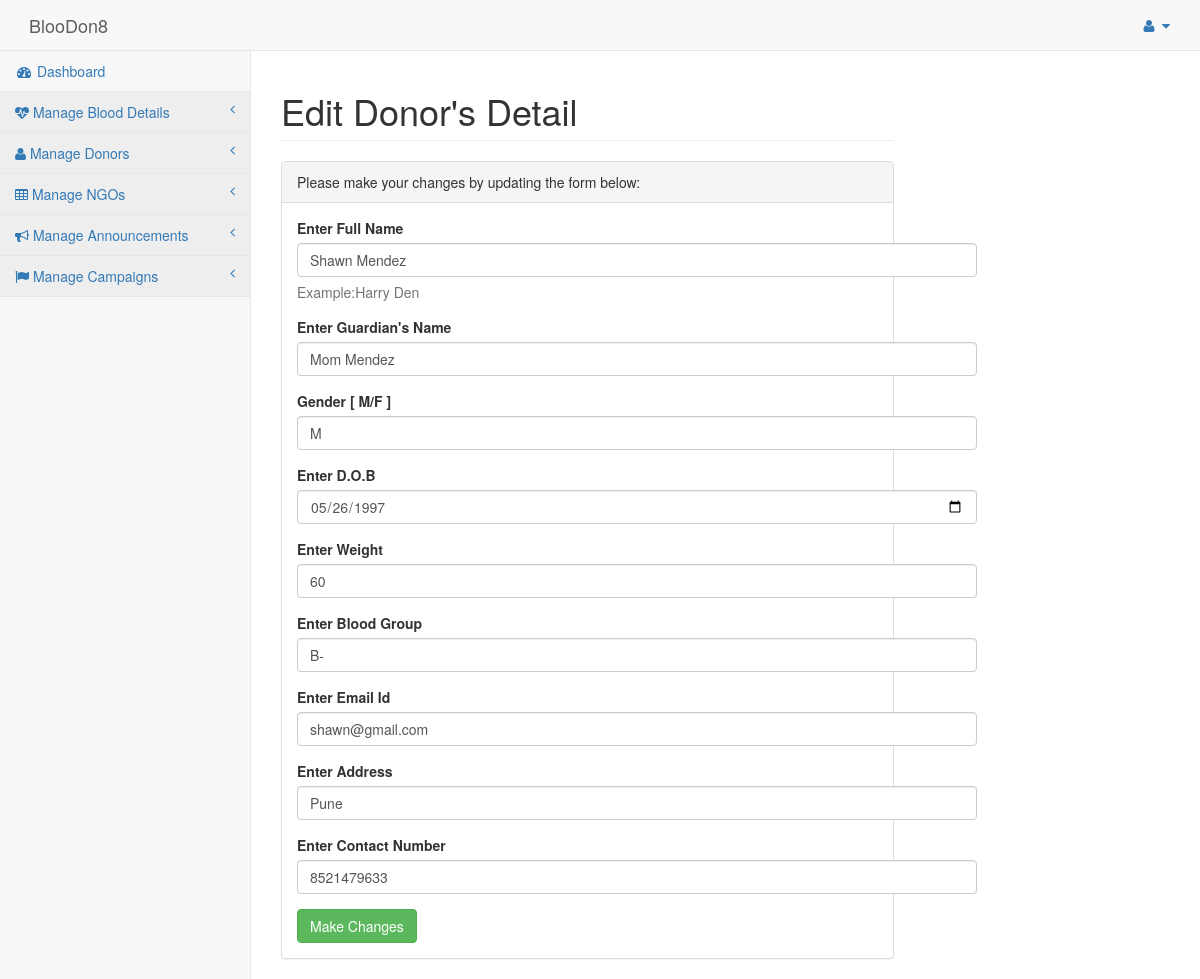
Page /admin/editform.php?id=3 on the committed database.
### tables this page shows
CREATE TABLE IF NOT EXISTS `donor` (
`id` int(11) NOT NULL,
  `name` varchar(20) NOT NULL,
  `guardiansname` varchar(20) NOT NULL,
  `gender` varchar(20) NOT NULL,
  `dob` date NOT NULL,
  `weight` int(11) NOT NULL,
  `bloodgroup` varchar(3) NOT NULL,
  `email` varchar(20) NOT NULL,
  `address` varchar(20) NOT NULL,
  `contact` varchar(10) NOT NULL,
  `username` varchar(20) NOT NULL,
  `password` varchar(20) NOT NULL
);

### admin/editform.php (the view, shortened to what this page needs)
<!DOCTYPE html>
<html lang="en">
<head>
    <link href="../vendor/bootstrap/css/bootstrap.min.css" rel="stylesheet">
    <link href="../vendor/metisMenu/metisMenu.min.css" rel="stylesheet">
    <link href="../dist/css/sb-admin-2.css" rel="stylesheet">
    <link href="../vendor/font-awesome/css/font-awesome.min.css" rel="stylesheet" type="text/css">
    <link rel="stylesheet" href="../icofont/icofont.min.css">
</head>
<body>
    <div id="wrapper">
        <?php include 'includes/nav.php'?>
        <div id="page-wrapper">
            <div class="row">
                <div class="col-lg-12">
                    <h1 class="page-header">Edit Donor's Detail</h1>
                </div>
            </div>
            <div class="row">
                <div class="col-lg-12">
                    <div class="panel panel-default">
                        <div class="panel-heading">
                            Please make your changes by updating the form below:
                        </div>
                        <div class="panel-body">
                            <div class="row">
                                <div class="col-lg-6">
                                <?php
include 'dbconnect.php';
$id=$_GET['id'];
$qry= "select * from donor where id='$id'";
$result=mysqli_query($conn,$qry);
while($row=mysqli_fetch_array($result)){
?>
                                    <form role="form" action="edit.php" method="post">
                                        <div class="form-group">
                                            <label>Enter Full Name</label>
                                            <input class="form-control" name="name" type="text" value='<?php echo $row['name']; ?>' required>
                                            <p class="help-block">Example:Harry Den</p>
                                        </div>
                                        <div class="form-group">
                                            <label>Enter Guardian's Name</label>
                                            <input class="form-control" type="text" name="guardiansname" value='<?php echo $row['guardiansname']; ?>' required>
                                        </div>
                                        <div class="form-group">
                                            <label>Gender [ M/F ]</label>
                                            <input class="form-control" type="text" name="gender" value='<?php echo $row['gender']; ?>' required>
                                        </div>
                                        <div class="form-group">
                                            <label>Enter D.O.B</label>
                                            <input class="form-control" type="date" name="dob" value='<?php echo $row['dob']; ?>' required>
                                        </div>
                                        <div class="form-group">
                                            <label>Enter Weight</label>
                                            <input class="form-control" type="number" name="weight" value='<?php echo $row['weight']; ?>' required>
                                        </div>
                                        <div class="form-group">
                                            <label>Enter Blood Group</label>
                                            <input class="form-control" type="text" name="bloodgroup" value='<?php echo $row['bloodgroup']; ?>' required>
                                        </div>
                                        <div class="form-group">
                                            <label>Enter Email Id</label>
                                            <input class="form-control" type="email" name="email" value='<?php echo $row['email']; ?>' required>
                                        </div>
                                        <div class="form-group">
                                            <label>Enter Address</label>
                                            <input class="form-control" type="text" name="address" value='<?php echo $row['address']; ?>' required>
                                        </div>
                                        <div class="form-group">
                                            <label>Enter Contact Number</label>
                                            <input class="form-control" type="number" name="contact" value='<?php echo $row['contact']; ?>' required>
                                        </div>
                                    <button type="submit" class="btn btn-success">Make Changes</button>
                                    </form>
                                </div>
    <?php
}
?>
                            </div>
                        </div>
                    </div>
                </div>
            </div>
        </div>
    </div>
</body>
</html>

### rows in the picture
donor: name "Shawn Mendez", guardiansname "Mom Mendez", gender "M", dob "05/26/1997", weight "60", bloodgroup "B-", email "shawn@gmail.com", address "Pune", contact "8521479633"
